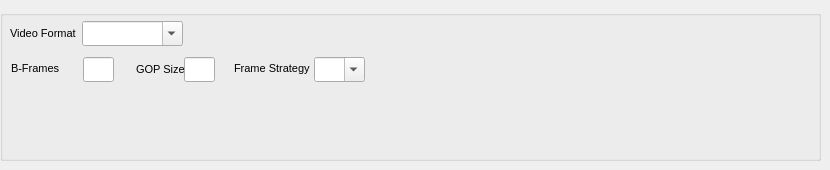
        <widget class="QWidget" name="tabGopFrame">
         <attribute name="title">
          <string>GOP / Frame Control</string>
         </attribute>
         <widget class="QGroupBox" name="groupGop_FrameCtl">
          <property name="enabled">
           <bool>true</bool>
          </property>
          <property name="geometry">
           <rect>
            <x>0</x>
            <y>10</y>
            <width>821</width>
            <height>151</height>
           </rect>
          </property>
          <property name="title">
           <string/>
          </property>
          <widget class="QComboBox" name="FrameStrategy">
           <property name="geometry">
            <rect>
             <x>314</x>
             <y>47</y>
             <width>51</width>
             <height>25</height>
            </rect>
           </property>
           <property name="font">
            <font>
             <family>Sans Serif</family>
             <pointsize>8</pointsize>
             <italic>false</italic>
             <bold>false</bold>
            </font>
           </property>
           <property name="toolTip">
            <string>Frame Strategy: Adds the flag -b_strategy to the command line.
Strategy to choose between I/P/B-frames.
Range and Defaults are codec dependent.</string>
           </property>
           <property name="editable">
            <bool>true</bool>
           </property>
           <item>
            <property name="text">
             <string/>
            </property>
           </item>
           <item>
            <property name="text">
             <string>0</string>
            </property>
           </item>
           <item>
            <property name="text">
             <string>1</string>
            </property>
           </item>
           <item>
            <property name="text">
             <string>2</string>
            </property>
           </item>
          </widget>
          <widget class="QLabel" name="l_VideoGroupPicSize">
           <property name="geometry">
            <rect>
             <x>136</x>
             <y>51</y>
             <width>51</width>
             <height>17</height>
            </rect>
           </property>
           <property name="font">
            <font>
             <pointsize>8</pointsize>
             <italic>false</italic>
             <bold>false</bold>
            </font>
           </property>
           <property name="text">
            <string>GOP Size</string>
           </property>
          </widget>
          <widget class="QLabel" name="l_FrameStrategy">
           <property name="geometry">
            <rect>
             <x>234</x>
             <y>50</y>
             <width>81</width>
             <height>17</height>
            </rect>
           </property>
           <property name="font">
            <font>
             <pointsize>8</pointsize>
             <italic>false</italic>
             <bold>false</bold>
            </font>
           </property>
           <property name="text">
            <string>Frame Strategy</string>
           </property>
          </widget>
          <widget class="QComboBox" name="VideoFormat">
           <property name="enabled">
            <bool>true</bool>
           </property>
           <property name="geometry">
            <rect>
             <x>82</x>
             <y>11</y>
             <width>101</width>
             <height>25</height>
            </rect>
           </property>
           <property name="font">
            <font>
             <family>Sans Serif</family>
             <pointsize>8</pointsize>
             <italic>false</italic>
             <bold>false</bold>
            </font>
           </property>
           <property name="toolTip">
            <string>Video Format:
- Leave blank for default (unspecified = -1).
- Component = 0, PAL = 1, NTSC = 2, SECAM = 3, MAC = 4.
- Used mainly with MPEG-2 encodes (sets sequence display extension).
- Can also be applied to H.264 streams via the h264_metadata bitstream filter.
- Has no effect for most other codecs or containers (MP4/MKV/MOV).
For advanced/broadcast workflows only.
</string>
           </property>
           <property name="editable">
            <bool>true</bool>
           </property>
           <property name="currentIndex">
            <number>0</number>
           </property>
           <property name="placeholderText">
            <string/>
           </property>
           <item>
            <property name="text">
             <string/>
            </property>
           </item>
           <item>
            <property name="text">
             <string>component</string>
            </property>
           </item>
           <item>
            <property name="text">
             <string>pal</string>
            </property>
           </item>
           <item>
            <property name="text">
             <string>ntsc</string>
            </property>
           </item>
           <item>
            <property name="text">
             <string>secam</string>
            </property>
           </item>
           <item>
            <property name="text">
             <string>mac</string>
            </property>
           </item>
          </widget>
          <widget class="QLabel" name="l_VideoBFrames">
           <property name="geometry">
            <rect>
             <x>11</x>
             <y>50</y>
             <width>51</width>
             <height>17</height>
            </rect>
           </property>
           <property name="font">
            <font>
             <pointsize>8</pointsize>
             <italic>false</italic>
             <bold>false</bold>
            </font>
           </property>
           <property name="text">
            <string>B-Frames</string>
           </property>
          </widget>
          <widget class="QLineEdit" name="VideoBFrames">
           <property name="geometry">
            <rect>
             <x>83</x>
             <y>47</y>
             <width>31</width>
             <height>25</height>
            </rect>
           </property>
           <property name="font">
            <font>
             <pointsize>8</pointsize>
             <italic>false</italic>
             <bold>false</bold>
            </font>
           </property>
           <property name="toolTip">
            <string>B-Frames: Adds the flag -bf to the command line</string>
           </property>
          </widget>
          <widget class="QLabel" name="l_VideoFormat">
           <property name="geometry">
            <rect>
             <x>10</x>
             <y>15</y>
             <width>71</width>
             <height>17</height>
            </rect>
           </property>
           <property name="font">
            <font>
             <pointsize>8</pointsize>
             <italic>false</italic>
             <bold>false</bold>
            </font>
           </property>
           <property name="text">
            <string>Video Format</string>
           </property>
          </widget>
          <widget class="QLineEdit" name="VideoGroupPicSize">
           <property name="geometry">
            <rect>
             <x>184</x>
             <y>47</y>
             <width>31</width>
             <height>25</height>
            </rect>
           </property>
           <property name="font">
            <font>
             <pointsize>8</pointsize>
             <italic>false</italic>
             <bold>false</bold>
            </font>
           </property>
           <property name="toolTip">
            <string>Group of Pictures Size: Adds the flag -g to the command line</string>
           </property>
          </widget>
         </widget>
        </widget>
